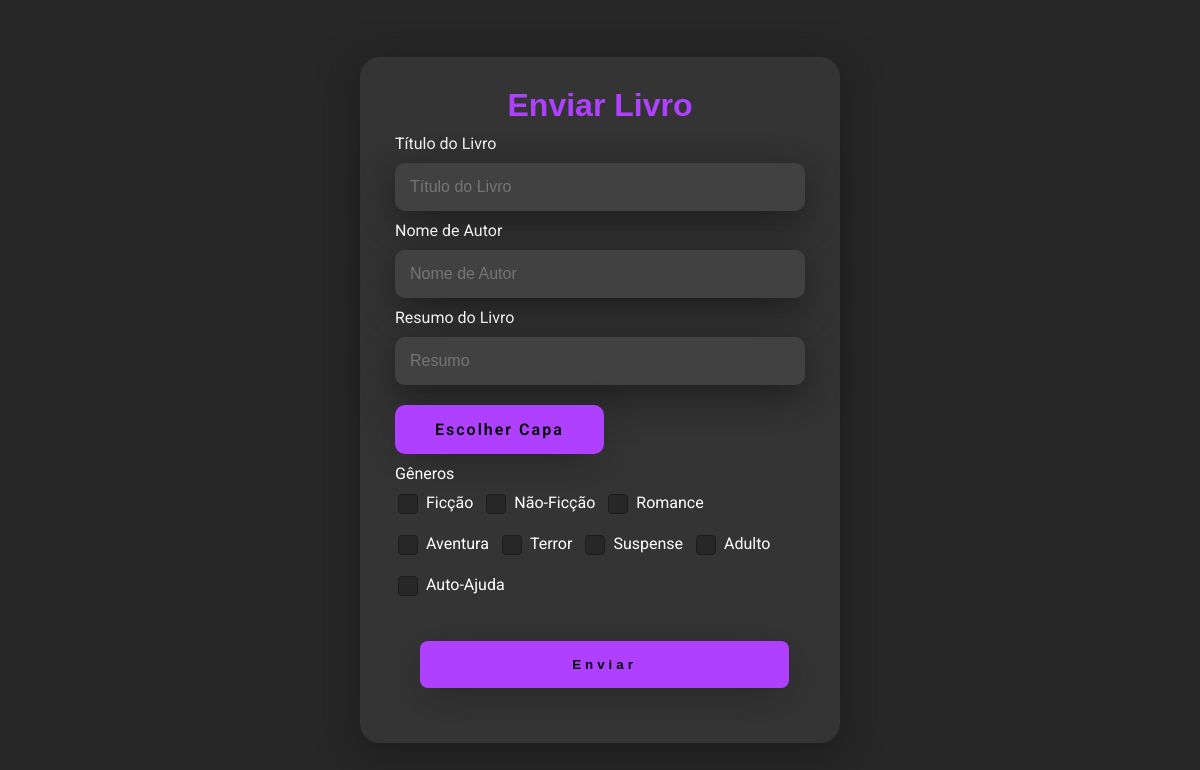
The app's page /enviar_livro (signed in) with its own data.
### models.py (models this page shows)
class Genre(db.Model):
    __tablename__ = 'Genre'
    id_genre = db.Column(db.Integer, primary_key=True, autoincrement=True)
    name_genre = db.Column(db.String(100), nullable=False)

### routes.py (the view)
@app.route('/enviar_livro')
@login_required
def enviarLivro():
    genres = Genre.query.all()
    user_name = None
    if 'user_id' in session:
        user_id = session['user_id']
        user = User.query.get(user_id)
        if user:
            user_name = user.name
    return render_template('enviar_livro.html', user_name=user_name, genres=genres)

### routes.py (called while the page is built)
def login_required(f):
    @wraps(f)
    def decorated_function(*args, **kwargs):
        if 'user_id' not in session:
            return redirect(url_for('login'))
        return f(*args, **kwargs)
    return decorated_function

### templates/enviar_livro.html (shortened to what this page needs)
<!DOCTYPE html>
<html lang="pt-br">
<head>
    <link rel="stylesheet" href="{{ url_for('static', filename='css/styles.css') }}">
</head>
<body>
    <main class="main_login">
        <div class="card_login">
            <h1>Enviar Livro</h1>
            <form action="{{ url_for('enviarLivro') }}" method="post" enctype="multipart/form-data">
                <div class="text_field">
                    <label for="name_book">Título do Livro</label>
                    <input type="text" name="name_book" placeholder="Título do Livro" required>
                </div>
                <div class="text_field">
                    <label for="author">Nome de Autor</label>
                    <input type="text" name="author" placeholder="Nome de Autor" required>
                </div>
                <div class="text_field">
                    <label for="overview">Resumo do Livro</label>
                    <input type="text" name="overview" placeholder="Resumo" required>
                </div>
                <div class="file_input">
                    <label for="cover" class="custom-file-upload">
                            Escolher Capa
                    </label>
                </div>
                <div class="text_field">
                    <label for="genres">Gêneros</label>
                        <div class="genre_div">
                            {% for genre in genres %}
                            <div class="checkbox_item">
                                <label for="genre_{{ genre.id_genre }}">{{ genre.name_genre }}</label>
                            </div>
                            {% endfor %}
                        </div>
                </div>
                <button class="btn_enviar_livro">Enviar</button>
            </form>
        </div>
    </main>
</body>
</html>

### static/css/styles.css (style rules this page uses)
:root { --color-white: #fff; --color-dark1: #272727; --color-dark2: #2d2d2d; --color-dark3: #414141; --color-dark4: #1c1c1c; --color-dark5: #343434; --color-dark6: #000; --color-purple: #b040ff; }
* { margin: 0; padding: 0; }
body { font-family: "Roboto", sans-serif; background-color: var(--color-dark1); color: var(--color-white); }
body * { box-sizing: border-box; }
.main_login { width: 100vw; height: 100vh; display: flex; justify-content: center; align-items: center; }
.card_login { width: 40%; display: flex; flex-direction: column; justify-content: center; align-items: center; padding: 30px 35px; background-color: var(--color-dark5); border-radius: 20px; box-shadow: 0px 10px 40px var(--color-dark4); }
.card_login h1 { font-family: Verdana, Geneva, Tahoma, sans-serif ; color: var(--color-purple); font-weight: 800; }
.text_field { width: 100%; display: flex; flex-direction: column; justify-content: center; align-items: flex-start; margin: 10px 0px; }
.text_field input { width: 100%; border: none; border-radius: 10px; padding: 15px; background-color: var(--color-dark3); color: var(--color-white); font-size: 12pt; box-shadow: 0px 10px 40px var(--color-dark4); outline: none; box-sizing: border-box; }
.text_field label { color: var(--color-white); margin-bottom: 10px; }
.genre_div { display: flex; flex-wrap: wrap; gap: 10px; box-sizing: border-box; }
.checkbox_item { display: flex; align-items: center; box-sizing: border-box; }
.checkbox_item input + label:before { content: ''; width: 18px; height: 18px; border-radius: 4px; background-color: var(--color-dark1); border: 1px solid var(--color-dark4); display: inline-block; vertical-align: middle; margin-right: 8px; margin-left: 3px; }
.file_input { width: 100%; display: flex; align-items: center; margin-top: 20px; box-sizing: border-box; }
.custom-file-upload { display: flex; justify-content: center; align-items: center ; padding: 15px 40px; border-radius: 10px; border: none; font-family: 'Roboto', sans-serif; font-size: 16px; font-weight: 600; letter-spacing: 2px; color: var(--color-dark6); background-color: var(--color-purple); box-shadow: 0px 10px 40px -12px var(--color-dark4); cursor: pointer; transition: 1s all; }
.btn_enviar_livro { width: 90%; padding: 16px 0px; margin: 25px; border: none; border-radius: 8px; outline: none; font-weight: 800; letter-spacing: 4px; background-color: var(--color-purple); cursor: pointer; box-shadow: 0px 10px 40px -12px var(--color-dark4); transition: 1s; box-sizing: border-box; }

### records on screen
Genre: name_genre "Ficção"
Genre: name_genre "Não-Ficção"
Genre: name_genre "Romance"
Genre: name_genre "Aventura"
Genre: name_genre "Terror"
Genre: name_genre "Suspense"
Genre: name_genre "Adulto"
Genre: name_genre "Auto-Ajuda"
